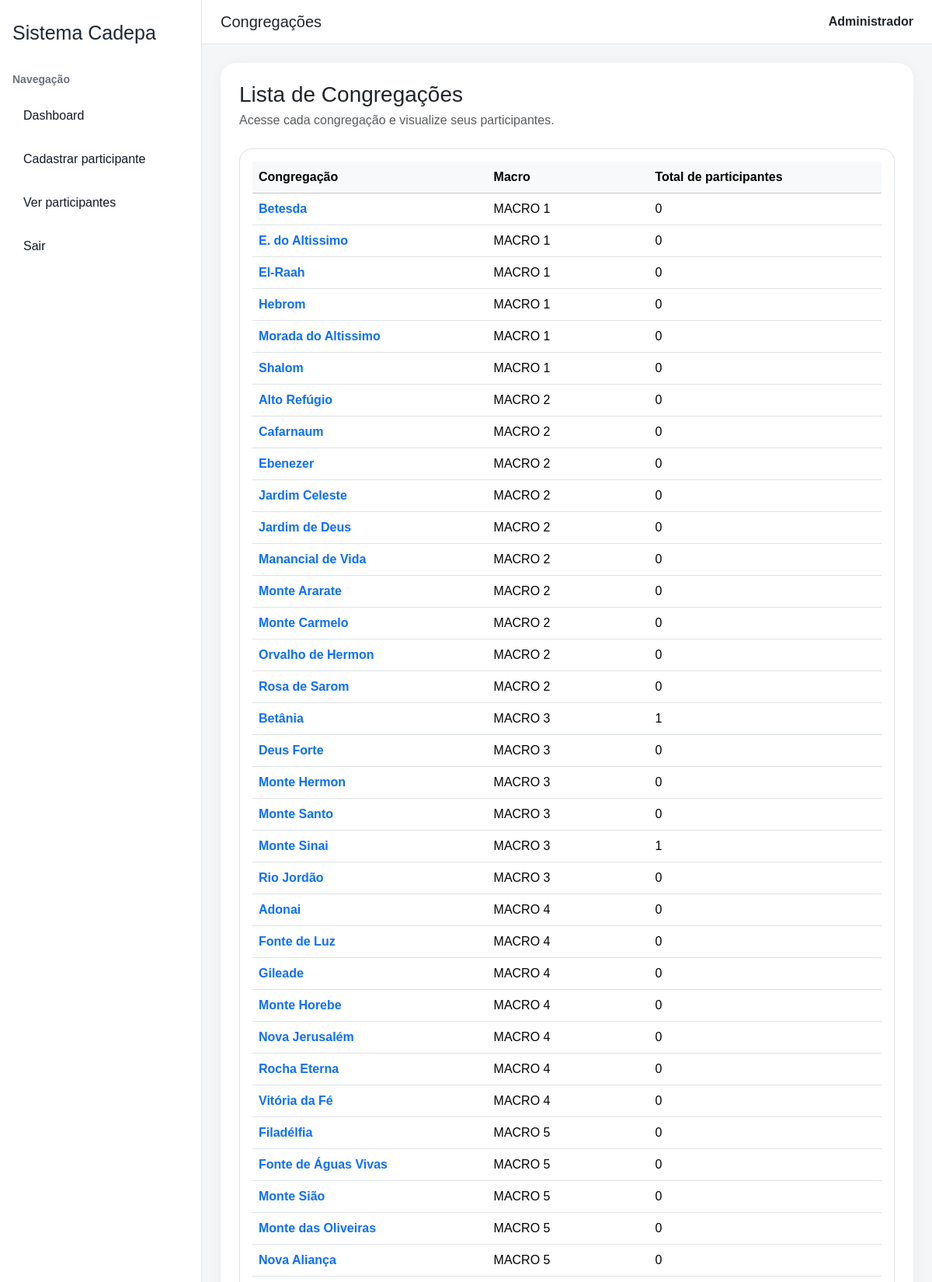
Page /congregacoes (signed in, upper part) on the committed database.
### tables this page shows
CREATE TABLE congregacoes (
    id INTEGER PRIMARY KEY AUTOINCREMENT,
    nome TEXT NOT NULL,
    macro_id INTEGER NOT NULL,
    FOREIGN KEY (macro_id) REFERENCES macros(id)
);

### app.py (the view)
@app.route("/congregacoes")
def congregacoes():
    if "user_id" not in session:
        return redirect("/login")
    conn = get_db()
    congregacoes = conn.execute("""
        SELECT congregacoes.nome, macros.nome AS macro_nome,
               COUNT(participantes.id) AS total_participantes
        FROM congregacoes
        JOIN macros ON macros.id = congregacoes.macro_id
        LEFT JOIN participantes ON participantes.congregacao = congregacoes.nome
        GROUP BY congregacoes.id, congregacoes.nome, macros.nome
        ORDER BY macros.nome, congregacoes.nome
    """).fetchall()
    conn.close()
    return render_template("congregacoes.html", congregacoes=congregacoes)

### app.py (called while the page is built)
def get_db():
    conn = sqlite3.connect("database/banco.db")
    conn.row_factory = sqlite3.Row
    return conn

### templates/congregacoes.html (shortened to what this page needs)
{% extends "base.html" %}
{% block page_title %}Congregações{% endblock %}
{% block page_content %}
<div class="mb-4">
    <h3 class="mb-1">Lista de Congregações</h3>
    <p class="text-muted mb-0">Acesse cada congregação e visualize seus participantes.</p>
</div>
<div class="border rounded-4 p-3 bg-white">
    <div class="table-responsive">
        <table class="table table-hover align-middle mb-0">
            <thead class="table-light">
                <tr>
                    <th>Congregação</th>
                    <th>Macro</th>
                    <th>Total de participantes</th>
                </tr>
            </thead>
            <tbody>
                {% for c in congregacoes %}
                <tr>
                    <td>
                        <a href="/congregacoes/{{ c.nome|replace(' ', '-') }}" class="text-decoration-none fw-semibold">
                            {{ c.nome }}
                        </a>
                    </td>
                    <td>{{ c.macro_nome }}</td>
                    <td>{{ c.total_participantes }}</td>
                </tr>
                {% endfor %}
            </tbody>
        </table>
    </div>
</div>
{% endblock %}

### templates/base.html (style rules this page uses)
body { background: #f4f6f8; margin: 0; font-family: Arial, sans-serif; }

### rows in the picture
congregacoes: nome "Betesda", macro_nome "MACRO 1", total_participantes "0"
congregacoes: nome "E. do Altissimo", macro_nome "MACRO 1", total_participantes "0"
congregacoes: nome "El-Raah", macro_nome "MACRO 1", total_participantes "0"
congregacoes: nome "Hebrom", macro_nome "MACRO 1", total_participantes "0"
congregacoes: nome "Morada do Altissimo", macro_nome "MACRO 1", total_participantes "0"
congregacoes: nome "Shalom", macro_nome "MACRO 1", total_participantes "0"
congregacoes: nome "Alto Refúgio", macro_nome "MACRO 2", total_participantes "0"
congregacoes: nome "Cafarnaum", macro_nome "MACRO 2", total_participantes "0"
congregacoes: nome "Ebenezer", macro_nome "MACRO 2", total_participantes "0"
congregacoes: nome "Jardim Celeste", macro_nome "MACRO 2", total_participantes "0"
congregacoes: nome "Jardim de Deus", macro_nome "MACRO 2", total_participantes "0"
congregacoes: nome "Manancial de Vida", macro_nome "MACRO 2", total_participantes "0"
congregacoes: nome "Monte Ararate", macro_nome "MACRO 2", total_participantes "0"
congregacoes: nome "Monte Carmelo", macro_nome "MACRO 2", total_participantes "0"
congregacoes: nome "Orvalho de Hermon", macro_nome "MACRO 2", total_participantes "0"
congregacoes: nome "Rosa de Sarom", macro_nome "MACRO 2", total_participantes "0"
congregacoes: nome "Betânia", macro_nome "MACRO 3", total_participantes "1"
congregacoes: nome "Deus Forte", macro_nome "MACRO 3", total_participantes "0"
congregacoes: nome "Monte Hermon", macro_nome "MACRO 3", total_participantes "0"
congregacoes: nome "Monte Santo", macro_nome "MACRO 3", total_participantes "0"
congregacoes: nome "Monte Sinai", macro_nome "MACRO 3", total_participantes "1"
congregacoes: nome "Rio Jordão", macro_nome "MACRO 3", total_participantes "0"
congregacoes: nome "Adonai", macro_nome "MACRO 4", total_participantes "0"
congregacoes: nome "Fonte de Luz", macro_nome "MACRO 4", total_participantes "0"
congregacoes: nome "Gileade", macro_nome "MACRO 4", total_participantes "0"
congregacoes: nome "Monte Horebe", macro_nome "MACRO 4", total_participantes "0"
congregacoes: nome "Nova Jerusalém", macro_nome "MACRO 4", total_participantes "0"
congregacoes: nome "Rocha Eterna", macro_nome "MACRO 4", total_participantes "0"
congregacoes: nome "Vitória da Fé", macro_nome "MACRO 4", total_participantes "0"
congregacoes: nome "Filadélfia", macro_nome "MACRO 5", total_participantes "0"
congregacoes: nome "Fonte de Águas Vivas", macro_nome "MACRO 5", total_participantes "0"
congregacoes: nome "Monte Sião", macro_nome "MACRO 5", total_participantes "0"
congregacoes: nome "Monte das Oliveiras", macro_nome "MACRO 5", total_participantes "0"
congregacoes: nome "Nova Aliança", macro_nome "MACRO 5", total_participantes "0"

### other values in the picture
{{ session.get("nome") }} "Administrador"
